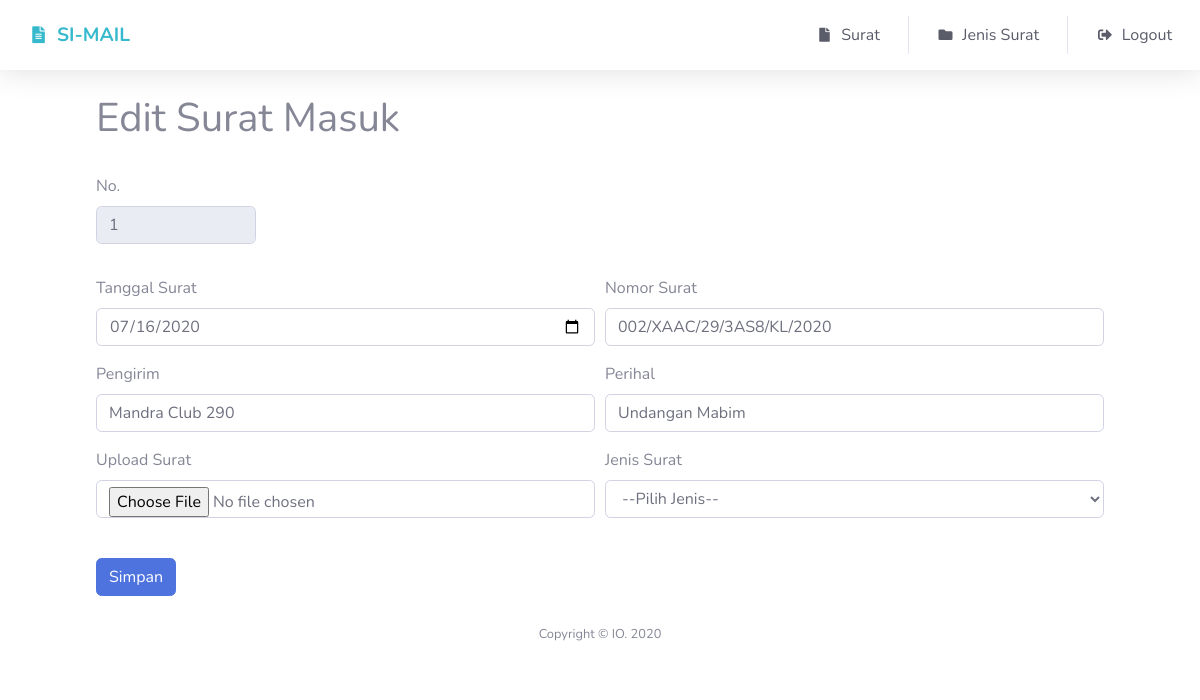
The page /sm_edit.php?n_sm=1 (signed in) on the database its author committed.
### tables this page shows
CREATE TABLE `surat_masuk` (
  `id_sm` int(11) NOT NULL,
  `nomor_sm` varchar(255) NOT NULL,
  `tgl_sm` date NOT NULL,
  `pengirim` varchar(255) NOT NULL,
  `perihal` varchar(255) NOT NULL,
  `file_surat` varchar(255) NOT NULL,
  `kode_id` int(11) NOT NULL
);

### sm_edit.php (the view, shortened to what this page needs)
<?php
include('config/conn.php');
include('layout/header.php');
include('layout/nav.php');
$n_sm = $_GET['n_sm'];
$result = mysqli_query($conn, "Select * from surat_masuk where id_sm = $n_sm");
?>
<div class="container-fluid px-5">
    <div class="container-fluid px-5">
        <h1>Edit Surat Masuk</h1><br>
        <?php while ($row = mysqli_fetch_assoc($result)) : ?>
            <form action="edit.php" method="POST" enctype="multipart/form-data">
                <div class="form-row">
                    <div class="form-group col-md-2">
                        <label for="no">No.</label>
                        <input type="text" class="form-control" name="no" readonly value="<?= $row['id_sm']; ?> " id="no">
                    </div>
                </div>
                <div class="form-row mt-3">
                    <div class="form-group col-md-6">
                        <label for="tgl_sm">Tanggal Surat</label>
                        <input type="date" class="form-control" name="tgl_sm" value="<?= $row['tgl_sm']; ?>" id="tgl_sm">
                    </div>
                    <div class="form-group col-md-6">
                        <label for="no_sur">Nomor Surat</label>
                        <input type="text" class="form-control" name="no_sur" value="<?= $row['nomor_sm']; ?>" id="no_sur">
                    </div>
                    <div class="form-group col-md-6">
                        <label for="pengirim">Pengirim</label>
                        <input type="text" class="form-control" name="pengirim" value="<?= $row['pengirim']; ?>" id="pengirim">
                    </div>
                    <div class="form-group col-md-6">
                        <label for="perihal">Perihal</label>
                        <input type="text" class="form-control" name="perihal" value="<?= $row['perihal']; ?>" id="perihal">
                    </div>
                </div>
                <div class="form-row">
                    <div class="form-group col-md-6">
                        <label for="f_surat">Upload Surat</label>
                        <input type="file" class="form-control" name="f_surat" value="<?= $row['file_surat']; ?>" id="f_surat">
                    </div>
                    <div class="form-group col-md-6">
                        <label for="inputState">Jenis Surat</label>
                        <select id="inputState" class="form-control" name="js_surat" required>
                            <option disabled selected>--Pilih Jenis--</option>
                        </select>
                    </div>
                </div>
                <button type="submit" class="btn btn-primary mt-4">Simpan</button>
            </form>
        <?php endwhile; ?>
    </div>
</div>
<?php include('layout/footer.php') ?>

### rows shown on the page
surat_masuk: no "1", tgl_sm "07/16/2020", no_sur "002/XAAC/29/3AS8/KL/2020", pengirim "Mandra Club 290", perihal "Undangan Mabim"
